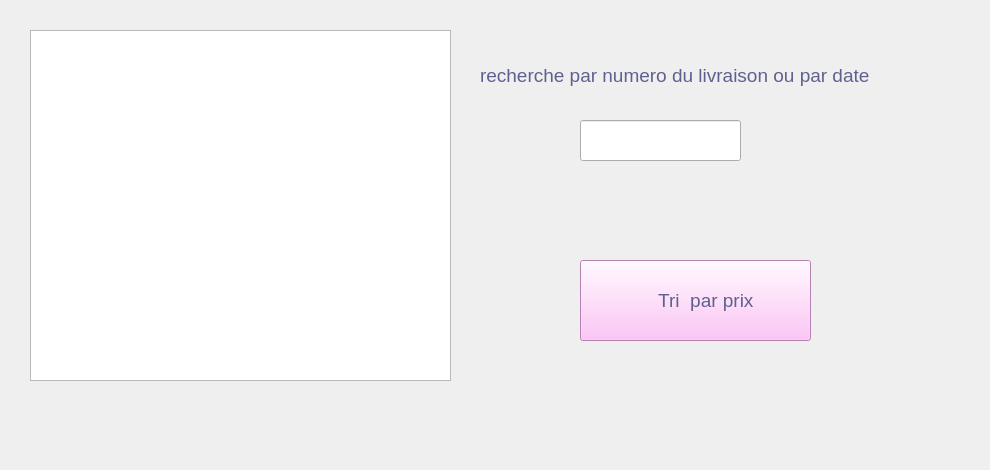
        <widget class="QWidget" name="tab_5">
         <attribute name="title">
          <string>Afficher</string>
         </attribute>
         <widget class="QLabel" name="label_27">
          <property name="geometry">
           <rect>
            <x>-70</x>
            <y>-30</y>
            <width>981</width>
            <height>461</height>
           </rect>
          </property>
          <property name="text">
           <string/>
          </property>
          <property name="pixmap">
           <pixmap>../../../../Downloads/893983.jpg</pixmap>
          </property>
         </widget>
         <widget class="QPushButton" name="pushButton_12">
          <property name="geometry">
           <rect>
            <x>580</x>
            <y>260</y>
            <width>231</width>
            <height>81</height>
           </rect>
          </property>
          <property name="font">
           <font>
            <family>MS Shell Dlg 2</family>
            <pointsize>14</pointsize>
            <weight>50</weight>
            <italic>false</italic>
            <bold>false</bold>
            <underline>false</underline>
            <strikeout>false</strikeout>
           </font>
          </property>
          <property name="styleSheet">
           <string notr="true">background-color:rgb(255, 179, 245);
color:rgb(96, 96, 144);
font: 14pt &quot;MS Shell Dlg 2&quot;;</string>
          </property>
          <property name="text">
           <string>      Tri  par prix  </string>
          </property>
          <property name="icon">
           <iconset>
            <normaloff>../../../../Downloads/tri.png</normaloff>../../../../Downloads/tri.png</iconset>
          </property>
          <property name="iconSize">
           <size>
            <width>100</width>
            <height>121</height>
           </size>
          </property>
         </widget>
         <widget class="QTableView" name="tableView_2">
          <property name="geometry">
           <rect>
            <x>30</x>
            <y>30</y>
            <width>421</width>
            <height>351</height>
           </rect>
          </property>
         </widget>
         <widget class="QLineEdit" name="lineEdit_20">
          <property name="geometry">
           <rect>
            <x>580</x>
            <y>120</y>
            <width>161</width>
            <height>41</height>
           </rect>
          </property>
         </widget>
         <widget class="QLabel" name="label_21">
          <property name="geometry">
           <rect>
            <x>0</x>
            <y>0</y>
            <width>901</width>
            <height>441</height>
           </rect>
          </property>
          <property name="styleSheet">
           <string notr="true">background-image:url(:/macaron.jpg)</string>
          </property>
          <property name="text">
           <string/>
          </property>
         </widget>
         <widget class="QLabel" name="label_23">
          <property name="geometry">
           <rect>
            <x>670</x>
            <y>290</y>
            <width>47</width>
            <height>13</height>
           </rect>
          </property>
          <property name="text">
           <string/>
          </property>
         </widget>
         <widget class="QLabel" name="label_29">
          <property name="geometry">
           <rect>
            <x>590</x>
            <y>270</y>
            <width>61</width>
            <height>61</height>
           </rect>
          </property>
          <property name="styleSheet">
           <string notr="true">background-image:url(:/tri.png)</string>
          </property>
          <property name="text">
           <string/>
          </property>
         </widget>
         <widget class="QLabel" name="label_51">
          <property name="geometry">
           <rect>
            <x>480</x>
            <y>40</y>
            <width>431</width>
            <height>71</height>
           </rect>
          </property>
          <property name="font">
           <font>
            <family>MS Shell Dlg 2</family>
            <pointsize>14</pointsize>
            <weight>50</weight>
            <italic>false</italic>
            <bold>false</bold>
           </font>
          </property>
          <property name="styleSheet">
           <string notr="true">color:rgb(96, 96, 144);
font: 14pt &quot;MS Shell Dlg 2&quot;;
</string>
          </property>
          <property name="text">
           <string>recherche par numero du livraison ou par date</string>
          </property>
         </widget>
         <zorder>label_21</zorder>
         <zorder>label_27</zorder>
         <zorder>pushButton_12</zorder>
         <zorder>tableView_2</zorder>
         <zorder>lineEdit_20</zorder>
         <zorder>label_23</zorder>
         <zorder>label_29</zorder>
         <zorder>label_51</zorder>
        </widget>
